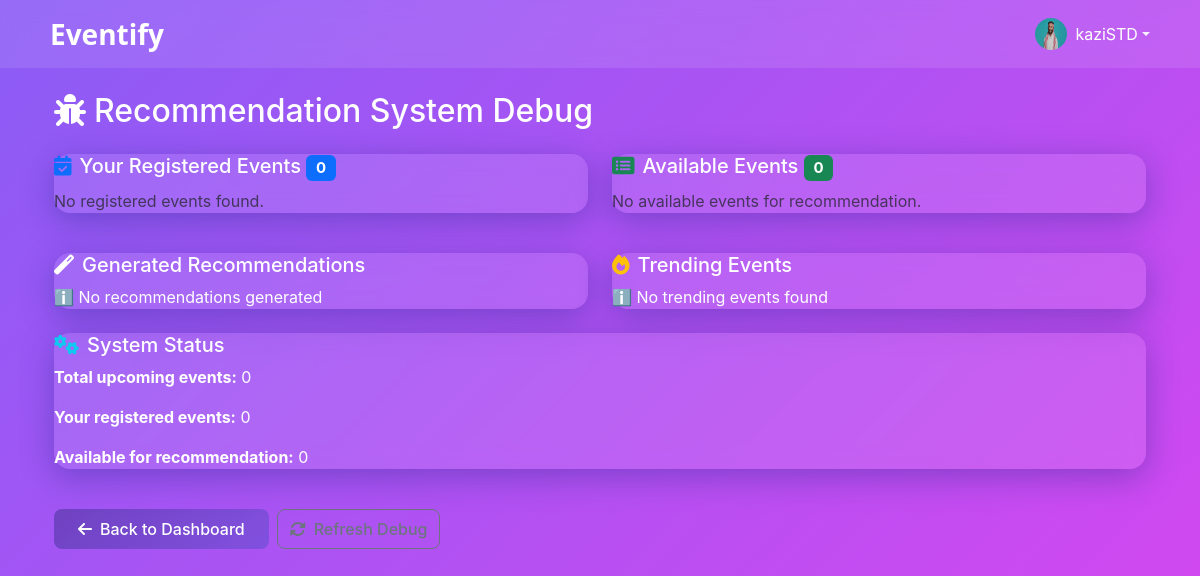
Page /student/debug-recommendations (signed in) on the committed database.
### models/user.py (models this page shows, shortened)
class User(UserMixin, db.Model):
    __tablename__ = 'users'
    id = db.Column(db.Integer, primary_key=True)
    username = db.Column(db.String(80), unique=True, nullable=False)
    email = db.Column(db.String(120), unique=True, nullable=False)
    password_hash = db.Column(db.String(128), nullable=False)
    role = db.Column(db.String(20), nullable=False, default='student')  # 'student' or 'admin'
    created_at = db.Column(db.DateTime, default=datetime.utcnow)
    profile_image = db.Column(db.String(255), default=None)
    registered_events = db.relationship('Event', secondary='event_registrations', back_populates='registered_users')
    created_events = db.relationship('Event', foreign_keys='Event.creator_id', back_populates='creator')
    def is_student(self):
        return self.role == 'student'

### views/student.py (the view)
@student_bp.route('/debug-recommendations')
@login_required
def debug_recommendations():
    debug_info = {
        'user_events': current_user.registered_events,
        'upcoming_events_count': len(StudentViewModel.get_upcoming_events()),
        'available_events': [],
        'recommendations': [],
        'trending': []
    }
    user_event_ids = [e.id for e in current_user.registered_events]
    if user_event_ids:
        available_events = Event.query.filter(
            Event.start_date >= date.today(),
            not_(Event.id.in_(user_event_ids))
        ).limit(10).all()
    else:
        available_events = Event.query.filter(
            Event.start_date >= date.today()
        ).limit(10).all()
    debug_info['available_events'] = available_events
    try:
        debug_info['recommendations'] = StudentViewModel.get_user_recommendations(current_user, 5)
    except Exception as e:
        debug_info['recommendation_error'] = str(e)
    try:
        debug_info['trending'] = StudentViewModel.get_trending_events(5)
    except Exception as e:
        debug_info['trending_error'] = str(e)
    return render_template('student/debug_recommendations.html', debug_info=debug_info)

### models/reccomendation_engine.py (called while the page is built, shortened)
def get_user_recommendations(user, limit=5):
    return RecommendationEngine.get_user_recommendations(user, limit)

def get_trending_events(limit=10):
    return RecommendationEngine.get_trending_events(limit)

    @staticmethod
    def get_user_recommendations(user, limit=5):
        try:
            print(f"DEBUG: Getting recommendations for user: {user.username}")
            user_events = user.registered_events
            user_event_ids = [e.id for e in user_events]
            print(f"DEBUG: User has registered for {len(user_events)} events")
            print(f"DEBUG: User event IDs: {user_event_ids}")
            if not user_events:
                print("DEBUG: User has no registered events, using fallback recommendations")
                return RecommendationEngine._fallback_recommendations(user, limit)
        except Exception as e:
            print(f"DEBUG: Recommendation error: {e}")
            import traceback
            traceback.print_exc()
            return RecommendationEngine._fallback_recommendations(user, limit)

    @staticmethod
    def _fallback_recommendations(user, limit, exclude_ids=None):
        if exclude_ids is None:
            exclude_ids = set()
        user_event_ids = [e.id for e in user.registered_events]
        all_exclude_ids = set(user_event_ids) | exclude_ids
        print(f"DEBUG: Fallback recommendations, excluding {len(all_exclude_ids)} events")
        query = Event.query.filter(Event.start_date >= date.today())
        if all_exclude_ids:
            query = query.filter(not_(Event.id.in_(list(all_exclude_ids))))
        events = query.order_by(Event.start_date).limit(limit).all()
        print(f"DEBUG: Fallback found {len(events)} events")
        return [{
            'event': event,
            'score': 0.1,
            'reason': 'Upcoming event you might find interesting'
        } for event in events]

### viewmodels/student_viewmodel.py (called while the page is built)
    @staticmethod
    def get_upcoming_events():
        today = date.today()
        return Event.query.filter(Event.start_date >= today).order_by(Event.start_date, Event.start_time).all()

### views/student.py (called while the page is built)
@student_bp.before_request
@login_required
def require_student():
    if not current_user.is_student():
        flash('Access denied. Students only.', 'error')
        return redirect(url_for('admin.dashboard'))

### templates/student/debug_recommendations.html (shortened to what this page needs)
{% extends "base.html" %}
{% block content %}
<div class="container">
    <h2 class="mb-4"><i class="fas fa-bug me-2"></i>Recommendation System Debug</h2>
    <div class="row">
        <div class="col-md-6">
            <div class="glass-card">
                <div class="card-header">
                    <h5><i class="fas fa-calendar-check me-2 text-primary"></i>Your Registered Events
                        <span class="badge bg-primary">{{ debug_info.user_events|length }}</span>
                    </h5>
                </div>
                <div class="card-body">
                    {% for event in debug_info.user_events %}
                    <div class="mb-3 p-3 border-start border-4 border-primary rounded bg-light bg-opacity-10">
                        <strong>{{ event.title }}</strong><br>
                        <small class="text-muted">
                            <i class="fas fa-layer-group me-1"></i>{{ event.category }} |
                            <i class="fas fa-calendar-alt me-1"></i>{{ event.start_date.strftime('%Y-%m-%d') }}
                        </small>
                    </div>
                    {% else %}
                    <p class="text-muted">No registered events found.</p>
                    {% endfor %}
                </div>
            </div>
        </div>
        <div class="col-md-6">
            <div class="glass-card">
                <div class="card-header">
                    <h5><i class="fas fa-list-alt me-2 text-success"></i>Available Events
                        <span class="badge bg-success">{{ debug_info.available_events|length }}</span>
                    </h5>
                </div>
                <div class="card-body">
                    {% for event in debug_info.available_events %}
                    <div class="mb-3 p-3 border-start border-4 border-success rounded bg-light bg-opacity-10">
                        <strong>{{ event.title }}</strong><br>
                        <small class="text-muted">
                            <i class="fas fa-layer-group me-1"></i>{{ event.category }} |
                            <i class="fas fa-calendar-alt me-1"></i>{{ event.start_date.strftime('%Y-%m-%d') }}
                        </small>
                    </div>
                    {% else %}
                    <p class="text-muted">No available events for recommendation.</p>
                    {% endfor %}
                </div>
            </div>
        </div>
    </div>
    <div class="row mt-4">
        <div class="col-md-6">
            <div class="glass-card">
                <div class="card-header">
                    <h5><i class="fas fa-magic me-2 text-purple"></i>Generated Recommendations</h5>
                </div>
                <div class="card-body">
                    {% if debug_info.recommendation_error %}
                        <div class="glass-alert alert-danger">⚠️ Error: {{ debug_info.recommendation_error }}</div>
                    {% else %}
                        <div class="glass-alert alert-warning">ℹ️ No recommendations generated</div>
                    {% endif %}
                </div>
            </div>
        </div>
        <div class="col-md-6">
            <div class="glass-card">
                <div class="card-header">
                    <h5><i class="fas fa-fire me-2 text-warning"></i>Trending Events</h5>
                </div>
                <div class="card-body">
                    {% if debug_info.trending_error %}
                        <div class="glass-alert alert-danger">⚠️ Error: {{ debug_info.trending_error }}</div>
                    {% else %}
                        <div class="glass-alert alert-warning">ℹ️ No trending events found</div>
                    {% endif %}
                </div>
            </div>
        </div>
    </div>
    <div class="row mt-4">
        <div class="col-12">
            <div class="glass-card">
                <div class="card-header">
                    <h5><i class="fas fa-cogs me-2 text-info"></i>System Status</h5>
                </div>
                <div class="card-body">
                    <p><strong>Total upcoming events:</strong> {{ debug_info.upcoming_events_count }}</p>
                    <p><strong>Your registered events:</strong> {{ debug_info.user_events|length }}</p>
                    <p><strong>Available for recommendation:</strong> {{ debug_info.available_events|length }}</p>
                </div>
            </div>
        </div>
    </div>
    <div class="mt-4 d-flex gap-2">
        <a href="{{ url_for('student.dashboard') }}" class="btn btn-primary">
            <i class="fas fa-arrow-left me-2"></i>Back to Dashboard
        </a>
        <button onclick="window.location.reload()" class="btn btn-outline-secondary">
            <i class="fas fa-sync-alt me-2"></i>Refresh Debug
        </button>
    </div>
</div>
{% endblock %}

### templates/base.html (shortened to what this page needs)
<!DOCTYPE html>
<html lang="en" data-bs-theme="light">
<head>
    <link href="https://cdn.jsdelivr.net/npm/bootstrap@5.3.1/dist/css/bootstrap.min.css" rel="stylesheet">
    <link href="https://cdnjs.cloudflare.com/ajax/libs/font-awesome/6.4.2/css/all.min.css" rel="stylesheet">
    <link href="{{ url_for('static', filename='css/base.css') }}" rel="stylesheet">
</head>
<body class="modern-theme">
    <nav class="navbar navbar-expand-lg glass-nav">
        <div class="container">
            <a class="navbar-brand d-flex align-items-center" href="{{ url_for('index') }}">
                    <span class="brand-text">Eventify</span>
            </a>
            {% if current_user.is_authenticated %}
            <ul class="navbar-nav ms-auto">
                <li class="nav-item dropdown">
                    <a class="nav-link dropdown-toggle d-flex align-items-center" href="#" id="userDropdown" role="button" data-bs-toggle="dropdown" aria-expanded="false">
                        <div class="d-flex align-items-center">
                            <img src="{{ url_for('static', filename=current_user.profile_image) if current_user.profile_image else url_for('static', filename='img/default_profile.png') }}"
                                alt="Profile" class="rounded-circle me-2" width="32" height="32">
                            <span class="text-white">{{ current_user.username }}</span>
                        </div>
                    </a>
                </li>
            </ul>
            {% endif %}
        </div>
    </nav>
    <main class="container mt-4">
        <div class="content-wrapper">
            {% block content %}{% endblock %}
        </div>
    </main>
</body>
</html>

### static/css/base.css (style rules this page uses)
body { min-height: 100vh; background: linear-gradient(135deg, var(--gradient-start), var(--gradient-end)); color: #fff; font-family: 'Inter', system-ui, -apple-system, sans-serif; transition: background-color 0.3s ease, color 0.3s ease; }
.navbar { position: sticky; top: 0; z-index: 1000; backdrop-filter: blur(12px); transition: all 0.4s ease; background: var(--glass-bg); }
.navbar-brand { font-weight: 700; color: var(--primary-color); font-size: 1.5rem; }
.card, .glass-card { border: none; border-radius: 1rem; box-shadow: var(--glass-shadow); background: var(--glass-bg); backdrop-filter: blur(10px); -webkit-backdrop-filter: blur(10px); transition: transform 0.3s ease, box-shadow 0.3s ease; }
.btn { border-radius: 0.5rem; font-weight: 500; }
.btn-primary { background: var(--accent-gradient); border: none; padding: 0.5rem 1.5rem; transition: all 0.3s ease; }
.nav-link { color: rgba(255, 255, 255, 0.9) !important; transition: all 0.3s ease; }
:root { --gradient-start: #8B5CF6; --gradient-end: #D946EF; --glass-bg: rgba(255, 255, 255, 0.1); --glass-border: rgba(255, 255, 255, 0.18); --glass-shadow: 0 8px 32px 0 rgba(31, 38, 135, 0.37); --primary-color: #6f42c1; --primary-hover: #5a32a3; --secondary-color: #e9ecef; --text-primary: #212529; --text-secondary: #6c757d; --border-color: #dee2e6; --accent-gradient: linear-gradient(135deg, #6f42c1, #8250df); transition: color-scheme 0.3s ease; }
.navbar-brand { font-family: 'Poppins', 'Segoe UI', sans-serif; font-weight: 700; font-size: 1.75rem; color: #212529 !important; }
body, .card, .card-body, .card-title, .card-text, h1, h2, h3, h4, h5, h6, p, span, li, td, th, .event-info, .event-meta, .event-item, .event-item i, .event-item .fa, .event-item .fas { color: #fff !important; }

### rows in the picture
User: profile_image (picture), username "kaziSTD"

### other values in the picture
{{ debug_info.user_events|length }} "0"
{{ debug_info.available_events|length }} "0"
{{ debug_info.upcoming_events_count }} "0"
